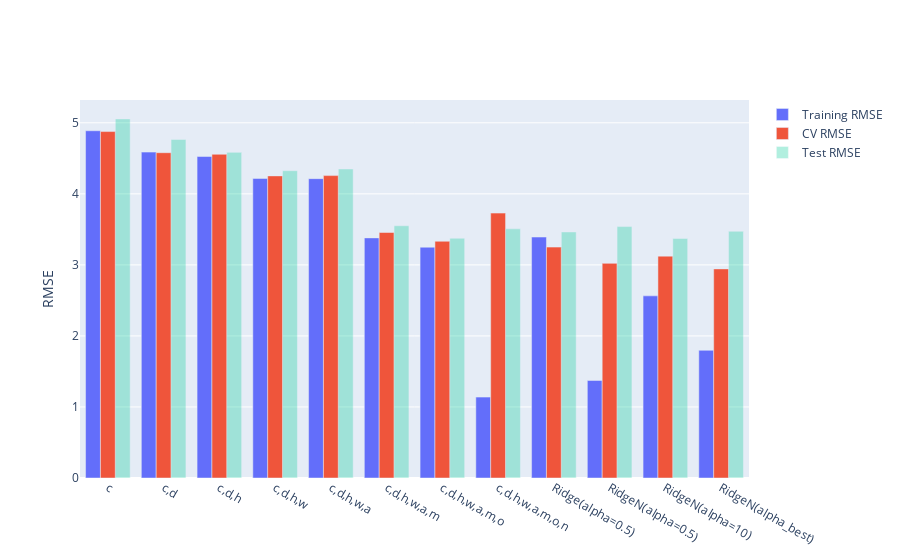

The cell this chart's notebook holds for it:
### Markdown cell above
Adding the best model:

### Code cell
best_alpha = alphas[np.argmin(cv_values)]
ridge_model.set_params(LinearModel__alpha=best_alpha)
ridge_model.fit(tr, tr['mpg'])
models["RidgeN(alpha_best)"] = ridge_model
compare_models(models)

### Figure 1 — Plotly figure (JSON) as saved in the notebook; plotly's stock layout.template omitted (floating-point values rounded to 4 significant figures)
{"data": [{"name": "Training RMSE", "type": "bar", "x": ["c", "c,d", "c,d,h", "c,d,h,w", "c,d,h,w,a", "c,d,h,w,a,m", "c,d,h,w,a,m,o", "c,d,h,w,a,m,o,n", "Ridge(alpha=0.5)", "RidgeN(alpha=0.5)", "RidgeN(alpha=10)", "RidgeN(alpha_best)"], "y": [4.888, 4.588, 4.525, 4.217, 4.214, 3.38, 3.249, 1.139, 3.392, 1.373, 2.564, 1.797]}, {"name": "CV RMSE", "type": "bar", "x": ["c", "c,d", "c,d,h", "c,d,h,w", "c,d,h,w,a", "c,d,h,w,a,m", "c,d,h,w,a,m,o", "c,d,h,w,a,m,o,n", "Ridge(alpha=0.5)", "RidgeN(alpha=0.5)", "RidgeN(alpha=10)", "RidgeN(alpha_best)"], "y": [4.877, 4.579, 4.557, 4.253, 4.257, 3.456, 3.332, 3.729, 3.25, 3.021, 3.123, 2.944]}, {"name": "Test RMSE", "opacity": 0.3, "type": "bar", "x": ["c", "c,d", "c,d,h", "c,d,h,w", "c,d,h,w,a", "c,d,h,w,a,m", "c,d,h,w,a,m,o", "c,d,h,w,a,m,o,n", "Ridge(alpha=0.5)", "RidgeN(alpha=0.5)", "RidgeN(alpha=10)", "RidgeN(alpha_best)"], "y": [5.055, 4.766, 4.584, 4.326, 4.35, 3.551, 3.375, 3.507, 3.464, 3.539, 3.372, 3.473]}], "layout": {"autosize": true, "xaxis": {"autorange": true, "range": [-0.5, 11.5], "type": "category"}, "yaxis": {"autorange": true, "range": [0, 5.321], "title": {"text": "RMSE"}, "type": "linear"}}}
